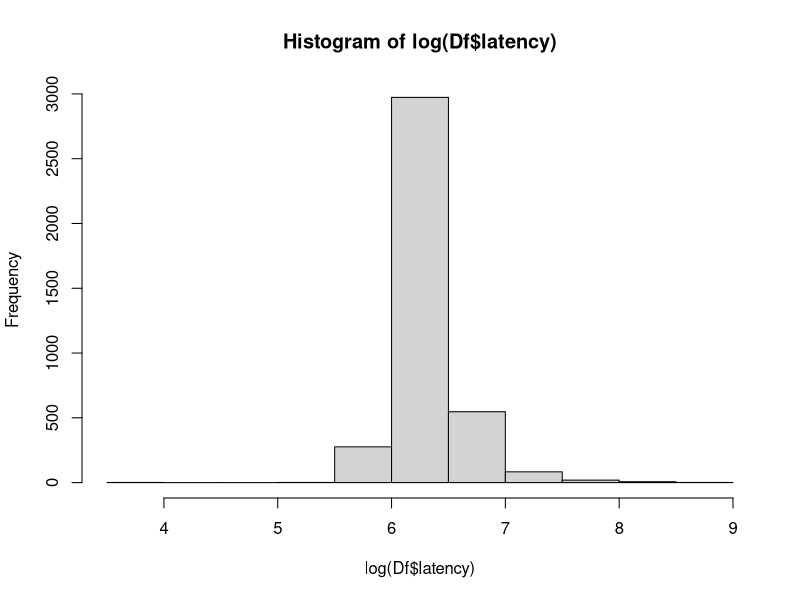
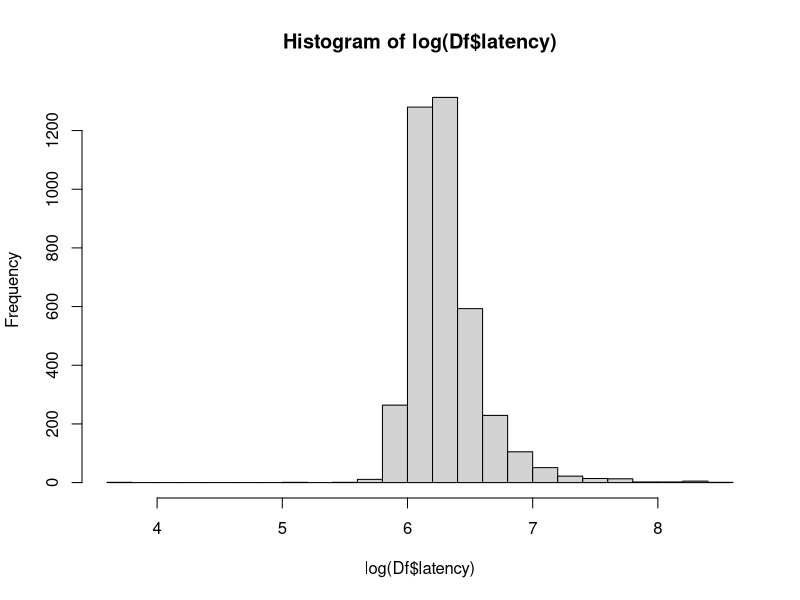
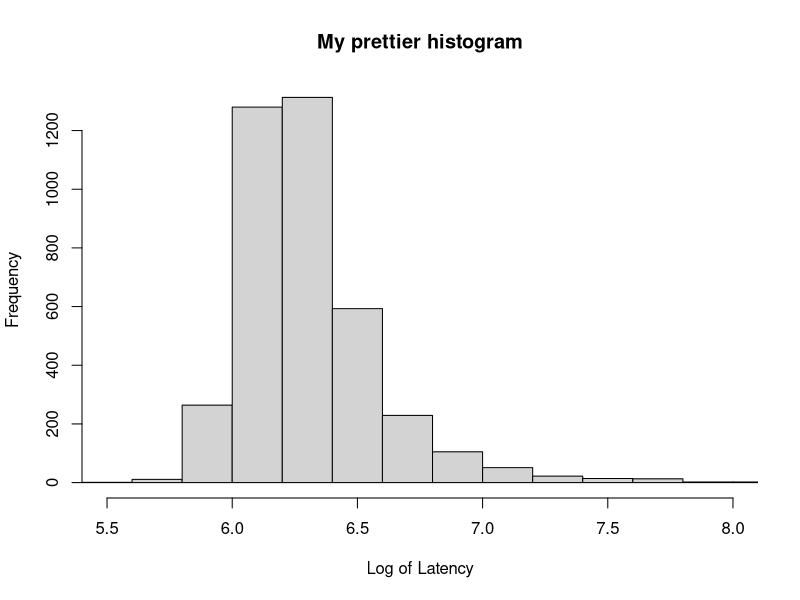
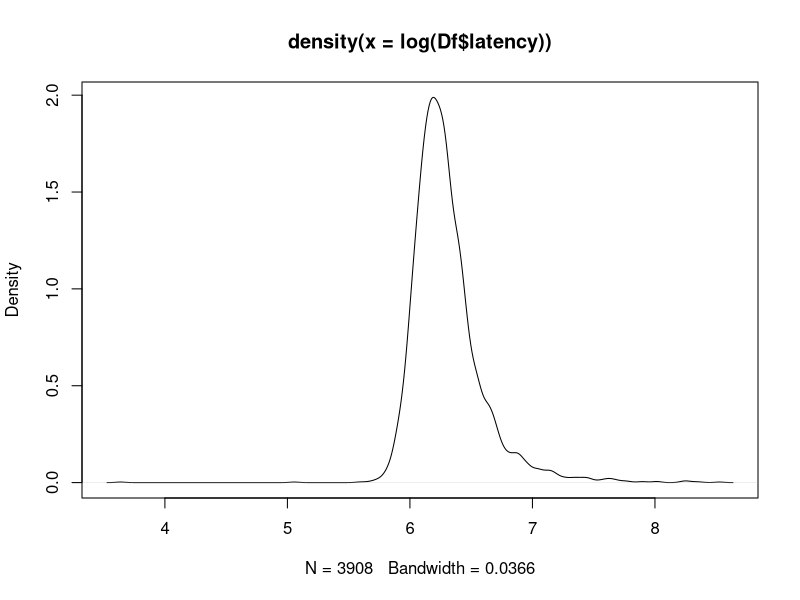
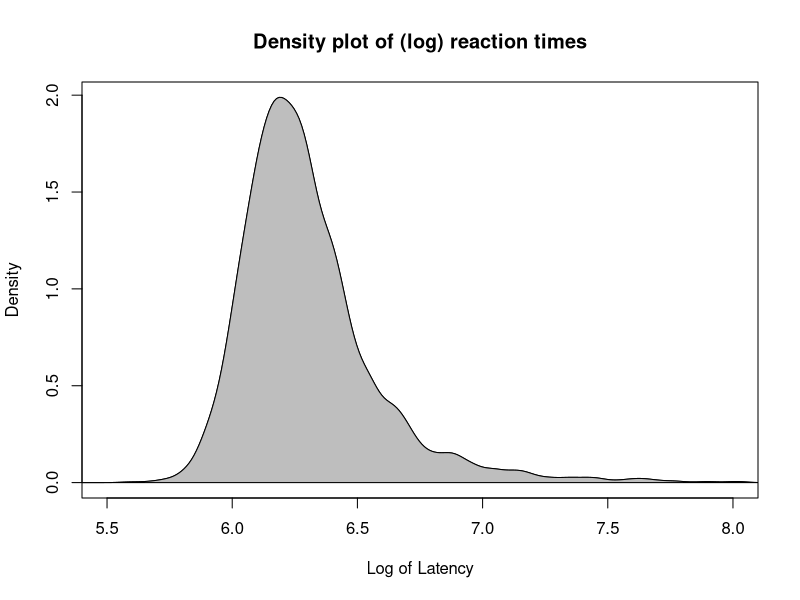
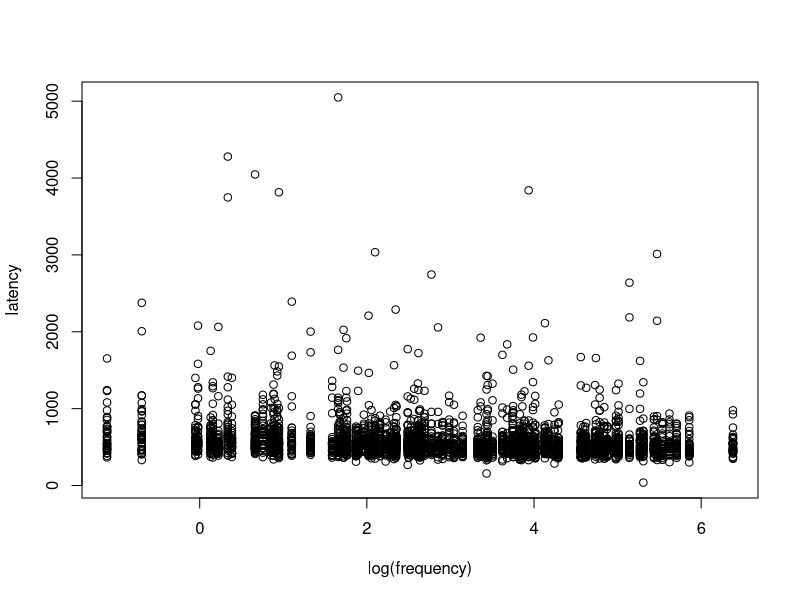
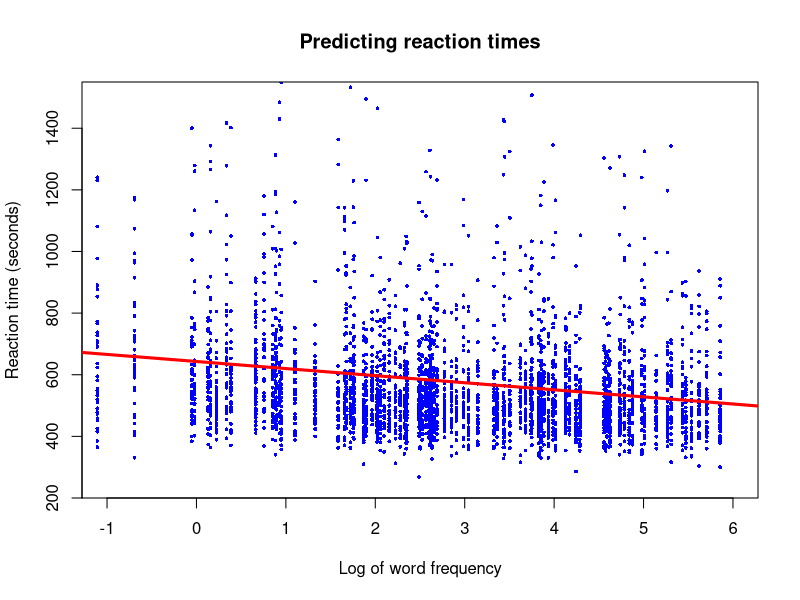

Write the R code that produced these figures, in order.
## ---- chunk 1
Df <- read.csv('../data/LexicalDecision.csv', header=T)
hist(log(Df$latency))
## ---- chunk 2
hist(log(Df$latency), 25)
## ---- chunk 3
hist(log(Df$latency), 
     xlab='Log of Latency',
     ylab='Frequency',
     xlim=c(5.5, 8),
     main='My prettier histogram',
     breaks=25)
## ---- chunk 4
d <- density(log(Df$latency)) # get the density data
plot(d) # plots the results 
## ---- chunk 5
plot(d,
     xlab='Log of Latency',
     ylab='Density',
     xlim=c(5.5, 8),
     main='Density plot of (log) reaction times')
polygon(d, col="gray", border="black") 
## ---- chunk 6
# Plot latency as a function of log frequency
plot(latency ~ log(frequency), data=Df)
## ---- chunk 7
plot(latency ~ log(frequency), 
     xlim=c(-1, 6),
     ylim=c(250, 1500),
     xlab='Log of word frequency',
     ylab="Reaction time (seconds)",
     main='Predicting reaction times',
     pch=16, # point character
     cex=0.5,
     col='blue',
     data=Df)
abline(lm(latency ~ log(frequency), data=Df), col='red', lwd=3)
